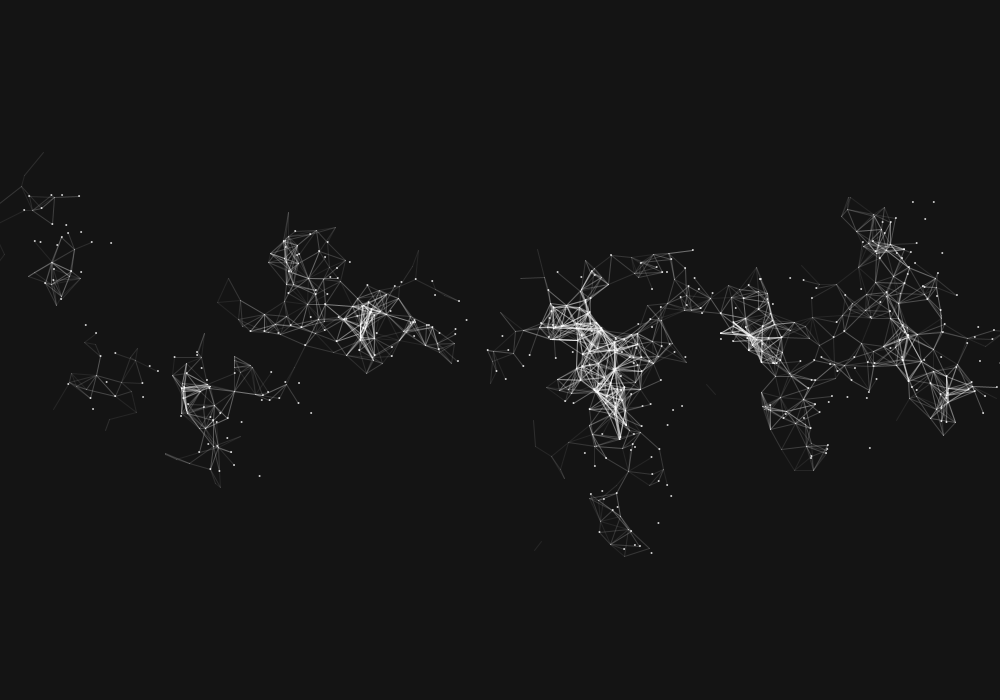
Frame 1 (no input)
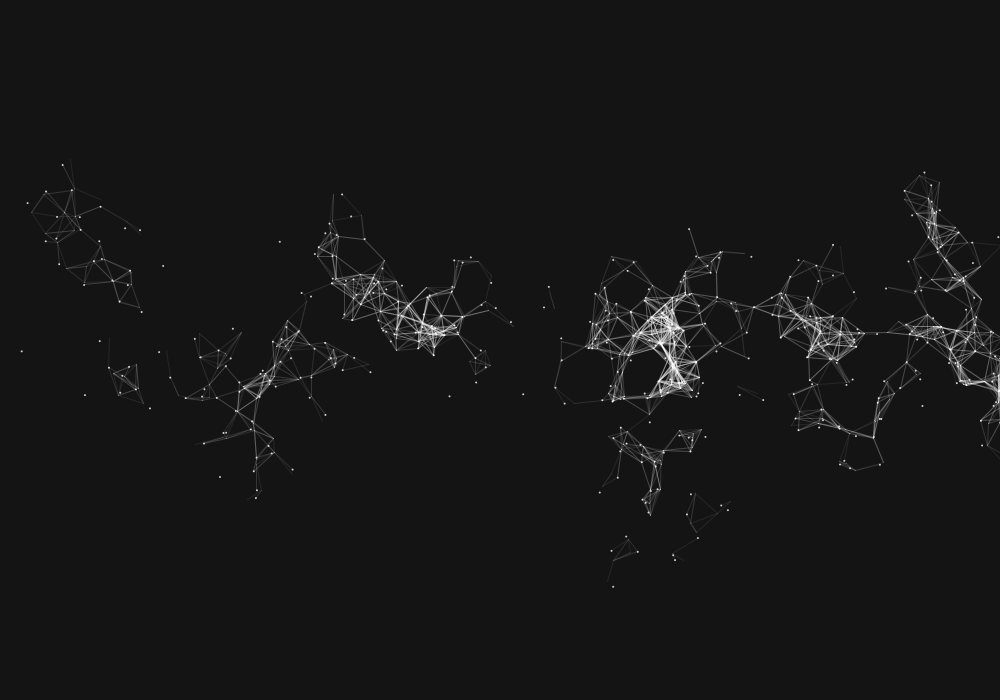
Frame 60 (the mouse pressed at the canvas centre just before this capture)
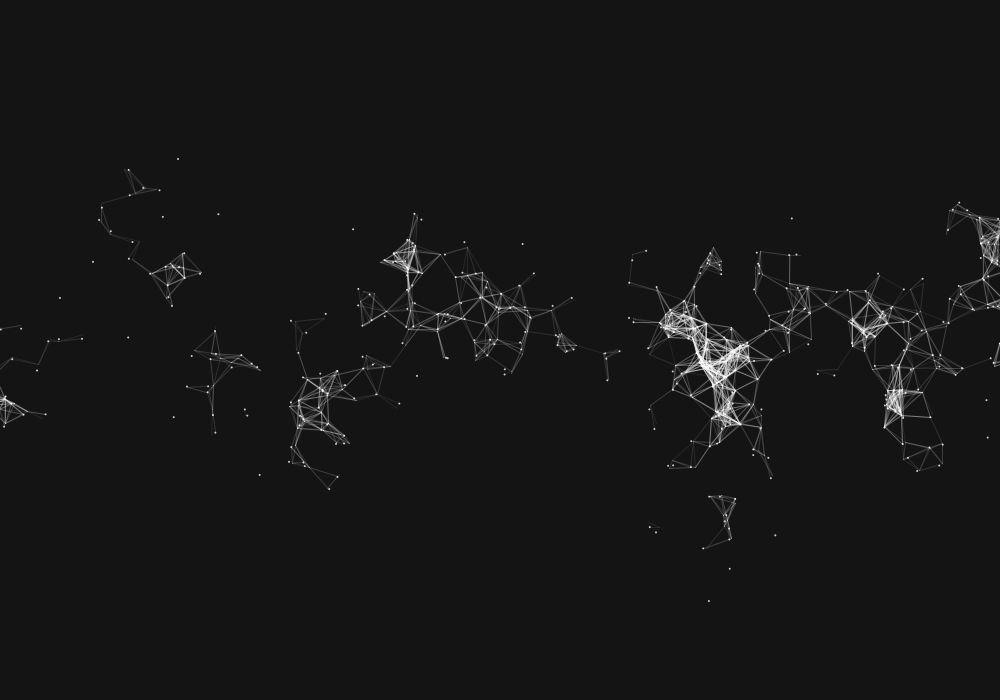
Frame 120 (the mouse held since frame 60 and released just before this capture)

The Processing sketch that drew these frames (run headless with seeded random() and noise(); from frame 60 on, the mouse is pressed at the canvas centre):

// Processing sketch: note
// ── note.pde
/***
Main
***/

// Waves
Waves waves;

// Balls
ArrayList<Ball> balls;
int nOfB = 400;
float theta = 0;

void settings() {
  size(1000, 700);
}

void setup() {
  waves = new Waves();
  balls = new ArrayList<Ball>();
  snapshot();
}

void draw() {
  surface.setTitle(nf(frameRate, 2, 1));
  background(20);

  for (int i = 0; i < balls.size(); i++) {
    Ball b = (Ball) balls.get(i);
    b.run();
  }
  // waves.render();

  float v = map(mouseY, height, 0, 0.05, 0.2);
  theta += v;
  // theta += .0523;
}

/***
Others
***/

void keyPressed() {
  if (key == 'a') {
    snapshot();
  }

  if (key == 's') {
    for (int i = 0; i < 100; i++) {
      waves.update();
    }
  }
}

void snapshot() {
  waves.update();
  waves.pg.loadPixels();
  balls.clear();
  int count = 0;

  while(count < nOfB) {
    int x = (int)random(width);
    int y = (int)random(height);
    int c = waves.pg.pixels[x + (y * width)];

    if (brightness(c) > 250) {
      PVector org = new PVector(x, y);
      float radius = random(5, 50);
      PVector loc = new PVector(org.x + radius, org.y);
      float offSet = random(TWO_PI);
      int dir = 1;
      float r = random(1);
      if (r > 0.5) {
        dir =-1;
      }
      // float sz = random(2, 20);
      float sz = 2;
      Ball b = new Ball(org, loc, radius, dir, offSet, sz);
      balls.add(b);
      count += 1;
    }
  }
}

// ── Ball.pde

class Ball {
  PVector org, loc;
  float sz = 2;
  float radius, offSet, a;
  int s, dir, countC, d = 30;
  boolean[] connection = new boolean[nOfB];

  Ball(PVector _org, PVector _loc, float _radius, int _dir, float _offSet, float _sz) {
    org = _org;
    loc = _loc;
    radius = _radius;
    dir = _dir;
    offSet = _offSet;
    sz = _sz;
  }

  void run() {
    display();
    move();
    lineBetween();
  }

  void move() {
    org.x += 1;
    if (org.x > width + 30) {
      org.x = -30;
    }
    loc.x = org.x + sin(theta*dir+offSet)*radius;
    loc.y = org.y + cos(theta*dir+offSet)*radius;
  }

  void lineBetween() {
    countC = 1;

    for (int i=0; i < balls.size(); i++) {
      Ball other = (Ball) balls.get(i);
      float distance = loc.dist(other.loc);
      if (distance > 0 && distance < d) {
        a = map(countC, 0, 10, 10, 100);
        stroke(255, a);
        line(loc.x, loc.y, other.loc.x, other.loc.y);
        connection[i] = true;
        countC++;
      }
      else {
        connection[i] = false;
      }
    }
  }

  void display() {
    noStroke();
    // fill(255, 200);
    fill(255, map(sz, 2, 20, 200, 30));
    ellipse(loc.x, loc.y, sz, sz);
  }
}

// ── Wave.pde
class Wave {
  float xoff;
  float yoff;
  float ypos = 0;
  PGraphics canvas;
  int w;

  Wave(PGraphics _c, float _yo, float _yp) {
    canvas = _c;
    yoff = _yo;
    ypos = _yp;
  }

  void draw() {
    update();
    render();
  }

  void update() {}

  void render() {
    canvas.stroke(255, 255);
    canvas.strokeWeight(50);
    canvas.noFill();
    canvas.beginShape();

    // float xoff = 0;       // Option #1: 2D Noise
    float xoff = yoff;    // Option #2: 1D Noise

    // Iterate over horizontal pixels
    int unit = 40;
    float amp = 300;
    for (float x = -unit; x <= width + unit; x += unit) {
      // Calculate a y value according to noise, map to
      float y = map(noise(xoff, yoff), 0, 1, -1 * amp, amp) + ypos; // Option #1: 2D Noise
      // float y = map(noise(xoff), 0, 1, -50, 50) + ypos;    // Option #2: 1D Noise

      canvas.curveVertex(x, y);
      // Increment x dimension for noise
      xoff += 0.9;
    }
    // increment y dimension for noise
    yoff += 0.01;
    // vertex(width, height);
    // vertex(0, height);
    canvas.endShape();
  }


}

// ── Waves.pde
class Waves {
  int nOfW = 1;
  ArrayList<Wave> waves;
  PGraphics pg;

  Waves() {
    pg = createGraphics(width, height);
    waves = new  ArrayList<Wave>();
    for (int i = 0; i < nOfW; i++) {
      float y = (height * (i + 0.5)) / nOfW;
      waves.add(new Wave(pg, y * 0.01, y));
    }
  }

  void draw() {
    update();
    render();
  }

  void update() {
    pg.beginDraw();
    pg.background(0);
    for (int i = 0; i < nOfW; i++) {
      waves.get(i).draw();
    }
    pg.endDraw();
  }

  void render() {
    tint(255, 10);
    image(pg, 0, 0);
  }

}
